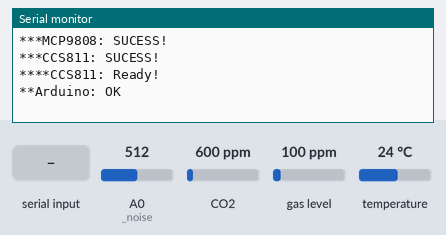
Recording of a sketch running on a simulated Arduino Uno, built with avr-gcc and run on an emulated ATmega328P. On the bench: the last lines printed to the serial monitor. The test bench sets the inputs (shaded band); at power-on: A0 (_noise) = 512, CO2 600 ppm, gas level 100 ppm, temperature 24 °C.

Above: at 1.2 s.
1.3 s: "0" received over Serial
At 2.4 s:
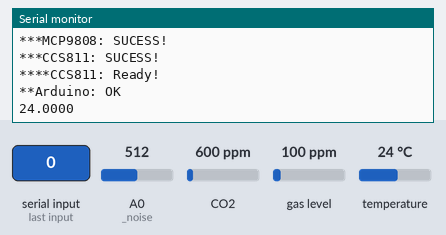
2.8 s: "1" received over Serial
At 3.6 s:
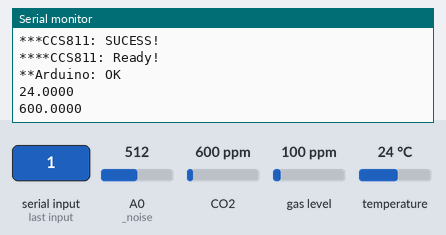

Measured:
- after the input at 1.3 s, the serial monitor: prints a new line at once (image 1)
- after the input at 2.8 s, the serial monitor: prints a new line at once (image 2)

The sketch:

node2.ino
```cpp
#include <Wire.h>  // Library which contains functions to have I2C Communication
#include<stdlib.h>
#include <string.h>
#include "Adafruit_CCS811.h"
#include "Adafruit_MCP9808.h"

#define _noise A0
#define MAX 10

char op = 'D';
float data[MAX];
int cont = 0;
long start = 0;
long finish = 0;
long interval = 500;

Adafruit_MCP9808 tempsensor = Adafruit_MCP9808();
Adafruit_CCS811 ccs;

void setup() {
  // put your setup code here, to run once:

  Serial.begin(9600);
  while(!Serial);

  //INIT MCP9808
  if (!tempsensor.begin()) {
    Serial.println("***MCP9808: INSUCESS!");
    while (1);
  }
  else
    Serial.println("***MCP9808: SUCESS!");

  //INIT CCS811
  if(!ccs.begin()){
    Serial.println("***CCS811: INSUCESS!");
    while(1);
  }
  else
    Serial.println("***CCS811: SUCESS!");

  while(!ccs.available());
  ccs.setTempOffset(tempsensor.readTempC() - 25.0);
  Serial.println("****CCS811: Ready!");

  Serial.println("**Arduino: OK");

}

void loop() {
  if(op == 'E'){
    for(int cont=0; cont<10; cont++){
      data[0] = (tempsensor.readTempC() + (data[0] * cont)) / (cont + 1);
      ccs.setEnvironmentalData(50, tempsensor.readTempC());
      if(!ccs.readData()){
        data[1] = (ccs.geteCO2() + (data[1] * cont)) / (cont + 1);
        data[2] = (ccs.getTVOC() + (data[2] * cont)) / (cont + 1);
      }
      else{
        data[1] = (data[1] + (data[1] * cont)) / (cont + 1);
        data[2] = (data[2] + (data[2] * cont)) / (cont + 1);
      }
      data[3] = (analogRead(_noise) + (data[3] * cont)) / (cont +1 );
    }
    delay(100);
  }

  serialread();
  serialwrite();
}

void serialread(){
  if (Serial.available() > 0) {
    op = Serial.read();
  }
}

void serialwrite(){
  switch(op){
    case '0':
      Serial.println(data[0],4);
      op = 'F';
      break;
    case '1':
      Serial.println(data[1],4);
      op = 'F';
      break;
     case '2':
      Serial.println(data[2],4);
      op = 'F';
      break;
     case '3':
      Serial.println(data[3],4);
      op = 'F';
      break;
     case 'D':
      for(int i=0; i < MAX; i++)
        data[i] = 0;
      //Serial.println("Arduino: delete");
      op = 'E';
      break;
     case 'E':
      //Serial.println("Arduino: start");
      op = 'F';
      break;
     case 'F':
      break;
  }
}
```
